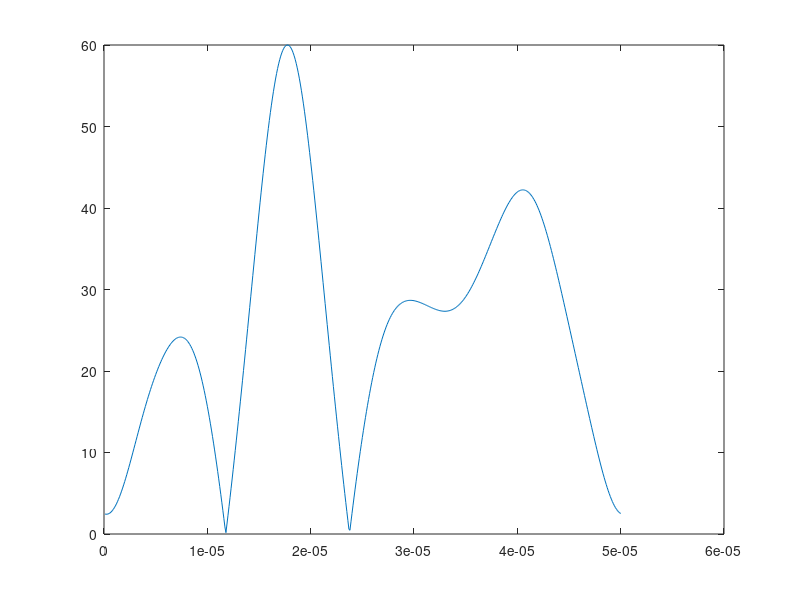

Reproduce this figure in MATLAB.
% BURP pulse generator
% TKM, 6 August 2015

clear
close all
clc

%%
pulseLength = 50e-6; %s
flipAngle = 0.5; %give as fraction of 2pi. So a 90 deg flip is 0.25, 180 is 0.5, etc.

%%

nPts = 500;
pulseTimeRes = pulseLength/nPts; %s
pulseTime = pulseTimeRes:pulseTimeRes:pulseLength;

% coefficients for iBURP-1
A = [0.70, -0.15, -0.94, 0.11, -0.02, -0.04, 0.01, -0.02, -0.01];
B = [-1.54, 1.01, -0.24, -0.04, 0.08, -0.04, -0.01, 0.01, -0.01];

for i = 1:length(A)
    p(:,i) = A(i)*cos(i*2*pi/pulseLength*pulseTime) + B(i)*sin(i*2*pi/pulseLength*pulseTime);
end
%%
p = sum(p,2) + flipAngle;

phase = zeros(length(p),1);
for i = 1:length(p)
    if p(i) < 0
        phase(i) = 2;
    end
end

p = abs(p);
p = p./max(p) .* 60;
plot(pulseTime,p)
% plot(pulseTime, phase)


dlmwrite('BURP_amp.dat', p);
dlmwrite('BURP_phase.dat', phase);
